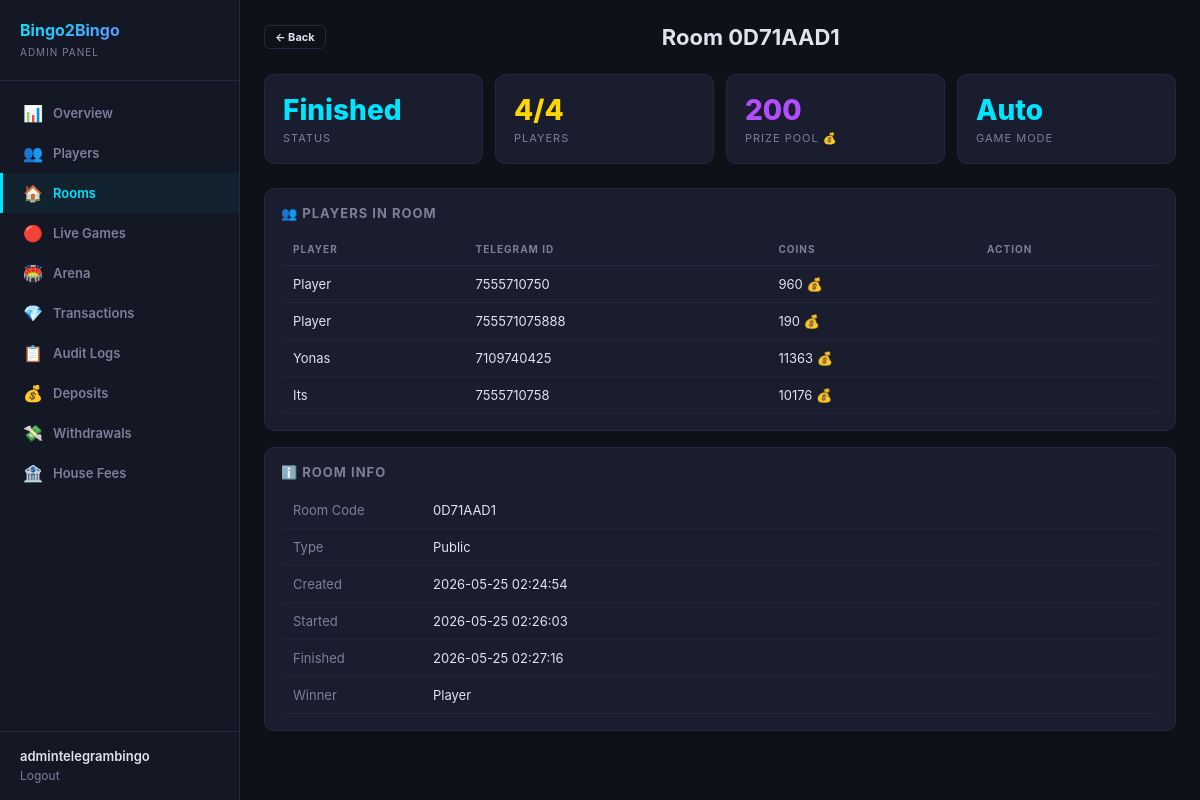
Page /dashboard/rooms/0D71AAD1/ (signed in) on the earlier database version.
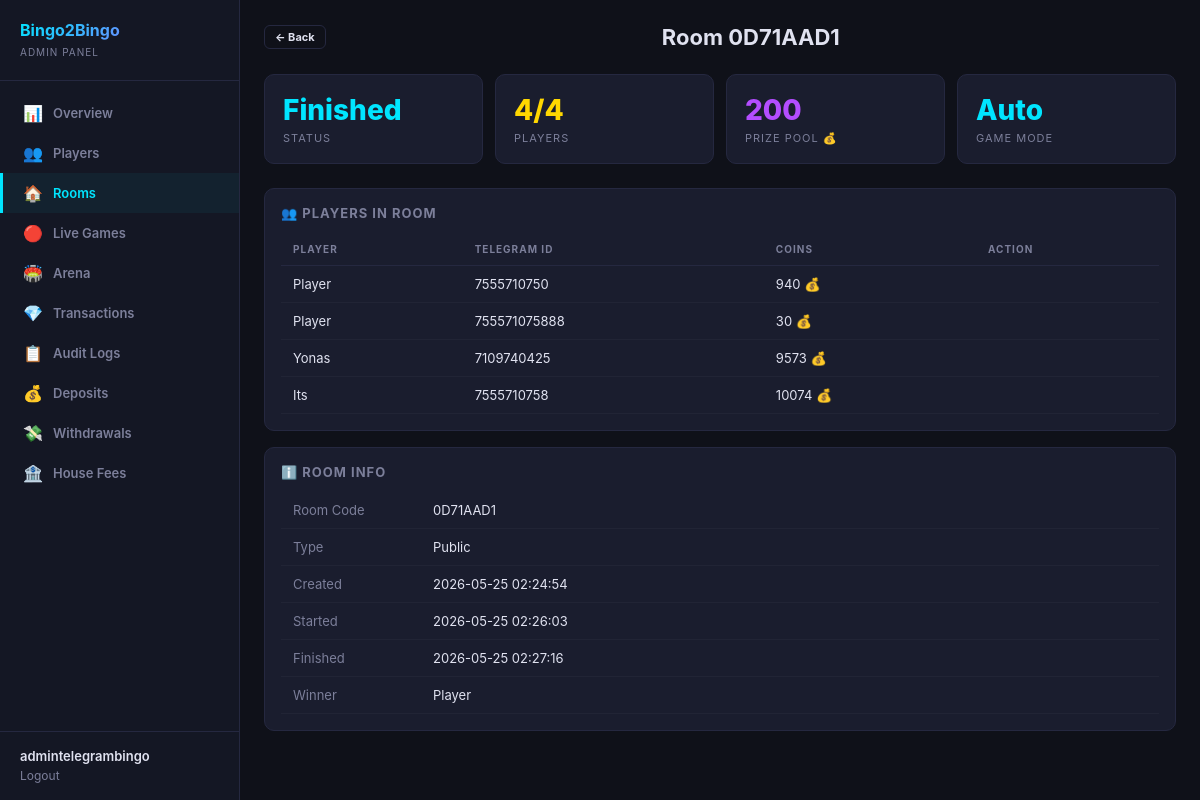
Same page on the later database version.
### games/models.py (models this page shows, shortened)
class BingoCard(models.Model):
    player = models.ForeignKey(Player, on_delete=models.CASCADE, related_name='bingo_cards')
    game_room = models.ForeignKey(GameRoom, on_delete=models.CASCADE, related_name='bingo_cards')
    numbers = models.JSONField(default=list)
    marked = models.JSONField(default=list)
    is_winner = models.BooleanField(default=False)
    created_at = models.DateTimeField(default=timezone.now)
    class Meta:
        verbose_name = 'Bingo Card'
        verbose_name_plural = 'Bingo Cards'
        unique_together = ('player', 'game_room')

### users/models.py (models this page shows, shortened)
class Player(models.Model):
    telegram_id = models.BigIntegerField(unique=True, db_index=True)
    username = models.CharField(max_length=255, blank=True, default='')
    first_name = models.CharField(max_length=255, blank=True, default='')
    phone_number = models.CharField(max_length=20, blank=True, default='')
    coins = models.BigIntegerField(default=10)
    wins = models.IntegerField(default=0)
    losses = models.IntegerField(default=0)
    games_played = models.IntegerField(default=0)
    xp = models.BigIntegerField(default=0)
    level = models.IntegerField(default=1)
    referral_code = models.CharField(max_length=32, unique=True, blank=True)
    invited_by = models.ForeignKey(
        'self', null=True, blank=True,
        on_delete=models.SET_NULL,
        related_name='invitees'
    )
    is_banned = models.BooleanField(default=False)
    last_daily_bonus = models.DateTimeField(null=True, blank=True)
    created_at = models.DateTimeField(default=timezone.now)
    class Meta:
        verbose_name = 'Player'
        verbose_name_plural = 'Players'
        ordering = ['-coins']

### dashboard/views.py (the view)
# urls.py: path('rooms/<str:room_code>/', views.room_detail, name='room_detail'),
@admin_required
def room_detail(request, room_code):
    room = get_object_or_404(
        GameRoom.objects.annotate(pc=Count('bingo_cards')).select_related('winner'),
        room_code=room_code
    )
    cards = list(BingoCard.objects.filter(game_room=room).select_related('player'))
    history = GameHistory.objects.filter(game_room=room).first()
    return render(request, 'dashboard/room_detail.html', {
        'room': room,
        'cards': cards,
        'history': history,
    })

### dashboard/auth.py (called while the page is built)
def admin_required(view_func):
    @wraps(view_func)
    def wrapper(request, *args, **kwargs):
        if not request.user.is_authenticated:
            return redirect('dashboard:login')
        if not request.user.is_staff and not request.user.is_superuser:
            messages.error(request, 'Access denied. Staff only.')
            return redirect('dashboard:login')
        return view_func(request, *args, **kwargs)
    return wrapper

### dashboard/templates/dashboard/room_detail.html (shortened to what this page needs)
{% extends 'dashboard/base.html' %}
{% block content %}
<div class="header">
  <a href="{% url 'dashboard:rooms' %}" class="btn btn-outline btn-sm">← Back</a>
  <h1>Room {{ room.room_code }}</h1>
</div>
<div class="stats-grid">
  <div class="stat-card {% if room.status == 'waiting' %}orange{% elif room.status == 'active' %}green{% else %}cyan{% endif %}">
    <div class="stat-value" id="room-status">{{ room.get_status_display }}</div>
    <div class="stat-label">Status</div>
  </div>
  <div class="stat-card gold">
    <div class="stat-value" id="player-count">{{ room.pc }}/{{ room.max_players }}</div>
    <div class="stat-label">Players</div>
  </div>
  <div class="stat-card purple">
    <div class="stat-value" id="prize-pool">{{ room.prize_pool }}</div>
    <div class="stat-label">Prize Pool 💰</div>
  </div>
  <div class="stat-card cyan">
    <div class="stat-value" id="game-mode-badge">{{ room.game_mode|default:'auto'|title }}</div>
    <div class="stat-label">Game Mode</div>
  </div>
</div>
<div class="card">
  <div class="card-header">👥 Players in Room</div>
  <table>
    <thead><tr><th>Player</th><th>Telegram ID</th><th>Coins</th><th>Action</th></tr></thead>
    <tbody>
    {% for card in cards %}
    <tr>
      <td>{{ card.player.first_name }}</td>
      <td>{{ card.player.telegram_id }}</td>
      <td>{{ card.player.coins }} 💰</td>
      <td>
      </td>
    </tr>
    {% empty %}
    <tr><td colspan="4" style="text-align:center;color:var(--muted);padding:16px;">No players</td></tr>
    {% endfor %}
    </tbody>
  </table>
</div>
<div class="card">
  <div class="card-header">ℹ️ Room Info</div>
  <table>
    <tr><td style="color:var(--muted);width:140px;">Room Code</td><td>{{ room.room_code }}</td></tr>
    <tr><td style="color:var(--muted);">Type</td><td>{{ room.get_room_type_display }}</td></tr>
    <tr><td style="color:var(--muted);">Created</td><td>{{ room.created_at|date:"Y-m-d H:i:s" }}</td></tr>
    <tr><td style="color:var(--muted);">Started</td><td>{{ room.started_at|date:"Y-m-d H:i:s"|default:"—" }}</td></tr>
    <tr><td style="color:var(--muted);">Finished</td><td>{{ room.finished_at|date:"Y-m-d H:i:s"|default:"—" }}</td></tr>
    <tr><td style="color:var(--muted);">Winner</td><td>{{ room.winner.first_name|default:"—" }}</td></tr>
  </table>
</div>
{% endblock %}

Differences in the rows shown:
changed through a linked row, BingoCard (number 1 of 4 on the later page): player.coins "960" → "940"
changed through a linked row, BingoCard (number 2 of 4 on the later page): player.coins "190" → "30"
changed through a linked row, BingoCard "Yonas": player.coins "11363" → "9573"
changed through a linked row, BingoCard "Its": player.coins "10176" → "10074"
